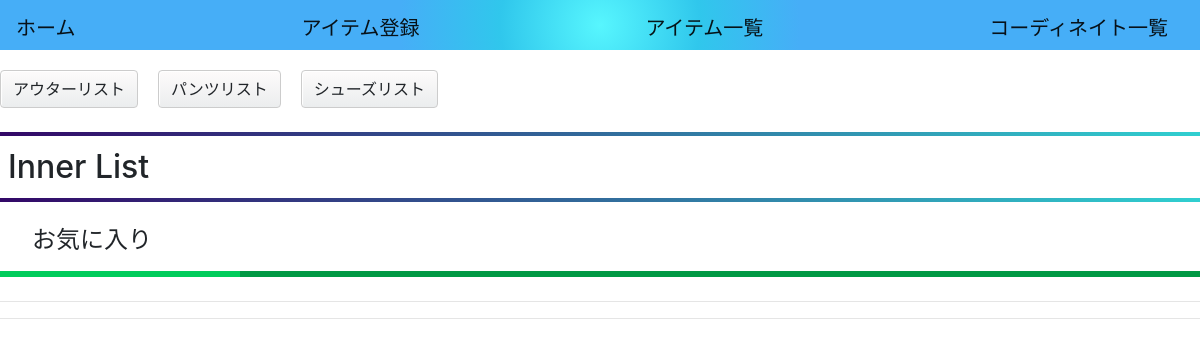
/clothes/inner_list/ (signed in), run on an earlier commit of the app's database.
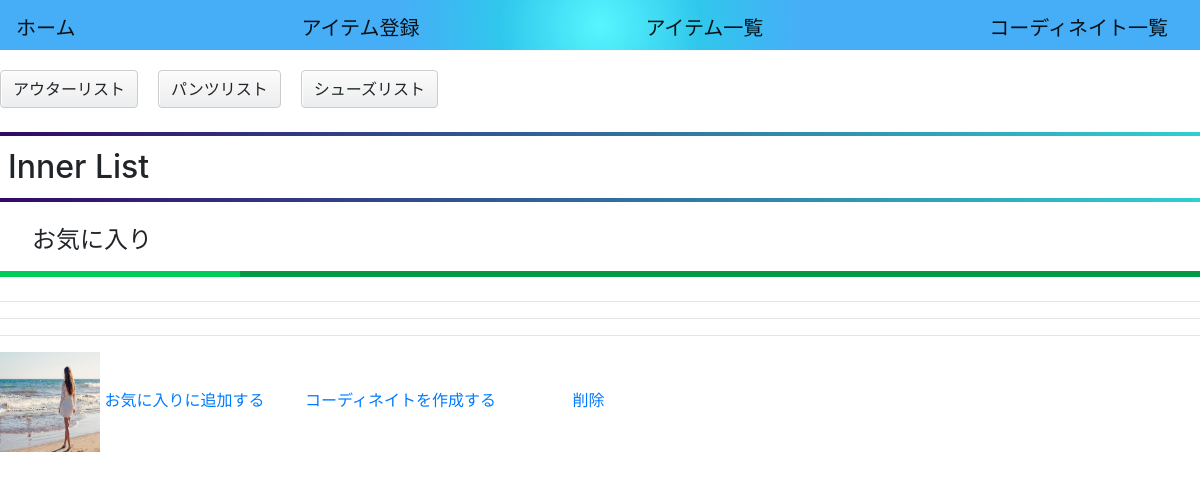
And on a later commit of the database.
### clothes/models.py (models this page shows)
class Inner(models.Model):
    user = models.ForeignKey(Users, on_delete=models.CASCADE, null=True)
    inner = models.FileField(upload_to='picture/',default='')
    coordinate = models.ForeignKey(Coordinate, on_delete=models.SET_NULL, null=True, blank=True,related_name='inners')
    create_at = models.DateTimeField(default=timezone.now)
    update_at = models.DateTimeField(default=timezone.now)
    class Meta:
        db_table = 'inner'

### clothes/views.py (the view)
# urls.py: path('inner_list/', InnerListView.as_view(), name='inner_list'),
class InnerListView(ListView):
    model = Inner
    model = Coordinate
    model = Favorite
    template_name = 'clothes/inner_list.html'
    context_object_name1 = 'inners'
    context_object_name2 = 'coordinates'
    context_object_name3 = 'favorites'
    def get_queryset(self):
       if self.request.user.is_authenticated:
         inner_queryset = Inner.objects.filter(user=self.request.user)
         coordinate_queryset = Coordinate.objects.filter(user=self.request.user)
         favorite_queryset = Favorite.objects.filter(user=self.request.user)
         return inner_queryset, coordinate_queryset, favorite_queryset
       else:
        return Inner.objects.none(), Coordinate.objects.none(),Favorite.objects.none()
    def get_context_data(self, **kwargs):
        context = super().get_context_data(**kwargs)
        inner_queryset, coordinate_queryset, favorite_queryset = self.get_queryset()
        context[self.context_object_name1] = inner_queryset
        context[self.context_object_name2] = coordinate_queryset
        context[self.context_object_name3] = favorite_queryset
        return context

### templates/clothes/inner_list.html (shortened to what this page needs)
{% extends "base.html" %}
{% block content %}
<form method="POST">
<div class="link-container">
  <a href=" {% url 'clothes:outer_list' %}"class="btn btn-radius-solid">アウターリスト</a>
  <a href=" {% url 'clothes:pants_list' %}"class="btn btn-radius-solid">パンツリスト</a>
  <a href=" {% url 'clothes:shoes_list' %}"class="btn btn-radius-solid">シューズリスト</a>
</div>
<br>
 <h2>Inner List</h2>
<h4>お気に入り</h4>
<hr>
<hr>
{% for inner in inners %}
<hr>
<tr>
 <img width="100px" height="100px"  src="{{ inner.inner.url}}" alt="Inner Image">
  <a href=" {% url 'clothes:add_favorite_inner' pk=inner.id %}">お気に入りに追加する</a> &nbsp; &nbsp; &nbsp; &nbsp;
  <a href=" {% url 'clothes:create_inner_coordinate_view' pk=inner.id %}">コーディネイトを作成する</a> &nbsp; &nbsp; &nbsp; &nbsp;
<a href=" {% url 'clothes:inner_delete_picture' pk=inner.id %}">削除</a>
{% endfor %}
</tr>
</form>
{% endblock %}

What changed in the data, as far as the page shows it:
added Inner: inner (picture)
